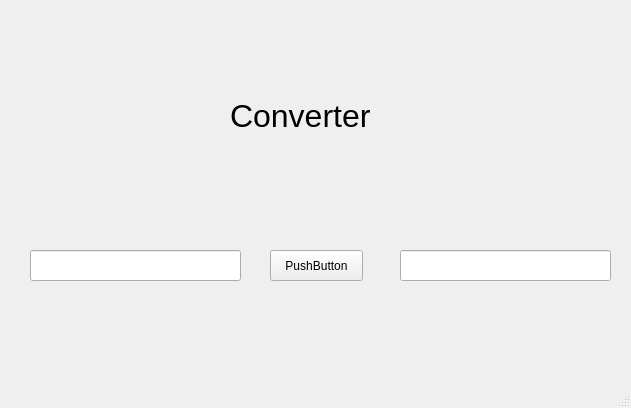
<?xml version="1.0" encoding="UTF-8"?>
<ui version="4.0">
 <class>MainWindow</class>
 <widget class="QMainWindow" name="MainWindow">
  <property name="geometry">
   <rect>
    <x>0</x>
    <y>0</y>
    <width>631</width>
    <height>408</height>
   </rect>
  </property>
  <property name="windowTitle">
   <string>Converter</string>
  </property>
  <widget class="QWidget" name="centralwidget">
   <widget class="QPushButton" name="conv_btn">
    <property name="geometry">
     <rect>
      <x>270</x>
      <y>250</y>
      <width>93</width>
      <height>31</height>
     </rect>
    </property>
    <property name="text">
     <string>PushButton</string>
    </property>
   </widget>
   <widget class="QLineEdit" name="input">
    <property name="geometry">
     <rect>
      <x>30</x>
      <y>250</y>
      <width>211</width>
      <height>31</height>
     </rect>
    </property>
   </widget>
   <widget class="QLineEdit" name="output">
    <property name="geometry">
     <rect>
      <x>400</x>
      <y>250</y>
      <width>211</width>
      <height>31</height>
     </rect>
    </property>
   </widget>
   <widget class="QLabel" name="label">
    <property name="geometry">
     <rect>
      <x>230</x>
      <y>80</y>
      <width>221</width>
      <height>71</height>
     </rect>
    </property>
    <property name="font">
     <font>
      <family>MS Sans Serif</family>
      <pointsize>24</pointsize>
     </font>
    </property>
    <property name="text">
     <string>Converter</string>
    </property>
   </widget>
  </widget>
  <widget class="QMenuBar" name="menubar">
   <property name="geometry">
    <rect>
     <x>0</x>
     <y>0</y>
     <width>631</width>
     <height>26</height>
    </rect>
   </property>
  </widget>
  <widget class="QStatusBar" name="statusbar"/>
 </widget>
 <resources/>
 <connections/>
</ui>
